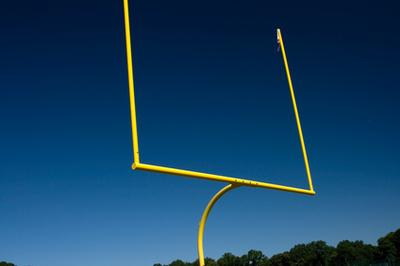
//> input picture cvtests/hough/fieldGoal1.jpg, 400 x 266 px
$ ./DisplayImage fieldGoal1.jpg   (built with g++ and OpenCV 4)
//> lines starting //> are read from the running program, lines starting //| are printed output that depends on the picture
/* This is a standalone program. Pass an image name as the first parameter
of the program.  Switch between standard and probabilistic Hough transform
by changing "#if 1" to "#if 0" and back */
#include <cv.h>
#include <highgui.h>
#include <math.h>

using namespace cv;

int main(int argc, char** argv)
{
    Mat src, dst, color_dst;
    if( argc != 2 || !(src=imread(argv[1], 0)).data)
        return -1;

    Canny( src, dst, 400, 500, 3 );
    cvtColor( dst, color_dst, CV_GRAY2BGR );

#if 0
    vector<Vec2f> lines;
    HoughLines( dst, lines, 1, CV_PI/180, 100 );

    for( size_t i = 0; i < lines.size(); i++ )
    {
        float rho = lines[i][0];
        float theta = lines[i][1];
        double a = cos(theta), b = sin(theta);
        double x0 = a*rho, y0 = b*rho;
        Point pt1(cvRound(x0 + 1000*(-b)),
                  cvRound(y0 + 1000*(a)));
        Point pt2(cvRound(x0 - 1000*(-b)),
                  cvRound(y0 - 1000*(a)));
        line( color_dst, pt1, pt2, Scalar(0,0,255), 3, 8 );
    }
#else
    vector<Vec4i> lines;
    HoughLinesP( dst, lines, 1, CV_PI/180, 80, 30, 10 );
    // my code:
    int longestI = -1;
    int longestI2 = -1;
    float longest = 0;
    float longest2 = 0;
    for( size_t i = 0; i < lines.size(); i++ )
    {

        line( color_dst, Point(lines[i][0], lines[i][1]),
            Point(lines[i][2], lines[i][3]), Scalar(0,0,255), 3, 8 );
        float diffX = lines[i][0]-lines[i][2];
        float diffY = lines[i][1]-lines[i][3];
        float dist = (float)sqrt(diffX*diffX+diffY*diffY);
        if (diffX == 0)// don't want zero div shit
          continue;
        float slope = diffY/diffX;
        if (dist > longest || longestI == -1)
        {
          longestI = i;
          longest = dist;
        }else
        if (dist > longest2 || longestI2 == -1)
        {
          longestI2 = i;
          longest2 = dist;
        }
        //printf("start:(%i, %i), end:(%i, %i)\n", lines[i][0], lines[i][1], lines[i][2], lines[i][3]);
        //break;
    }
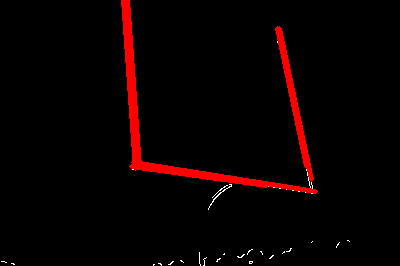
//> color_dst: 266 rows x 400 cols, CV_8UC3; mean B, G, R 0.6, 0.6, 9.8
//> after the loop, longestI = 0; longest = 184.3; longestI2 = 4; longest2 = 168.4
    {
      int i = longestI;
//> i = 0
        line( color_dst, Point(lines[i][0], lines[i][1]),
            Point(lines[i][2], lines[i][3]), Scalar(0,0,255), 3, 8 );
      i = longestI2;
//> i = 4
        line( color_dst, Point(lines[i][0], lines[i][1]),
            Point(lines[i][2], lines[i][3]), Scalar(0,0,255), 3, 8 );
    }
#endif
    namedWindow( "Source", 1 );
    imshow( "Source", src );
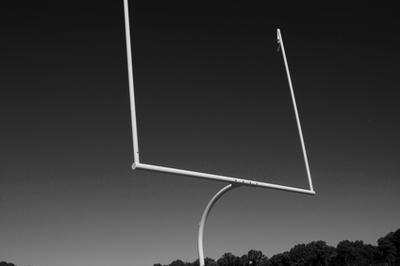
//> window 'Source': 266 rows x 400 cols, CV_8UC1; min 0, max 252, mean 56.8

    waitKey(0);
    namedWindow( "Detected Lines", 1 );
    imshow( "Detected Lines", color_dst );

    waitKey(0);
    return 0;
}

$ run again, on cvtests/hough/large-pool-underwater.jpg
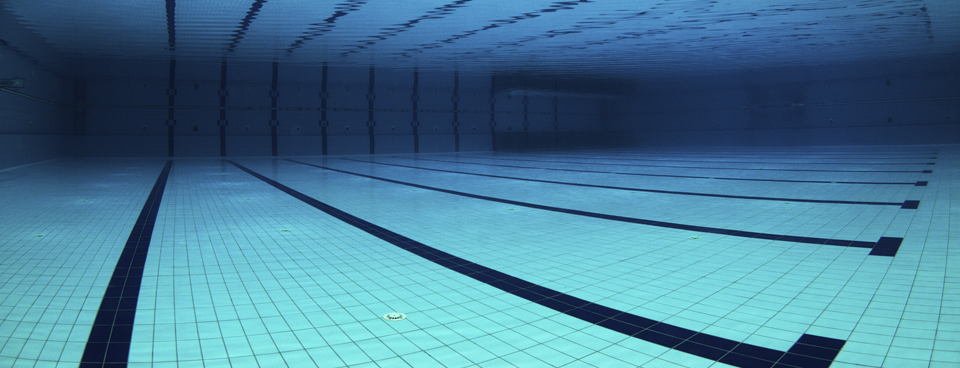
//> input picture cvtests/hough/large-pool-underwater.jpg, 960 x 368 px
//> after the loop `for( size_t i = 0; i < lines.size(); i++ )`:
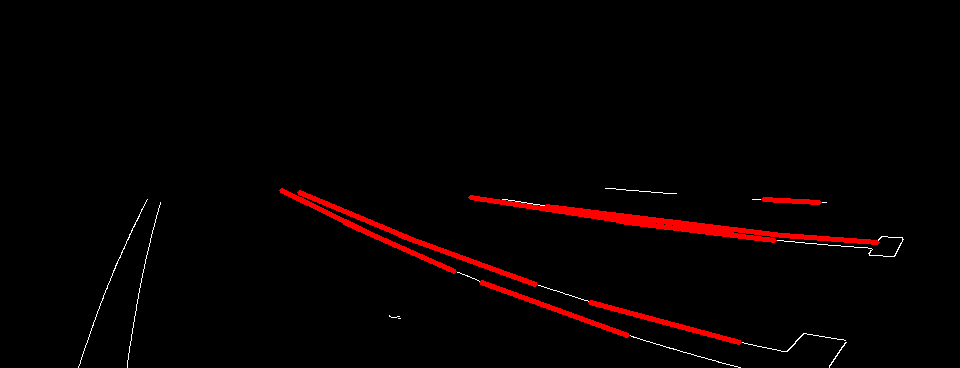
//> color_dst: 368 rows x 960 cols, CV_8UC3; mean B, G, R 0.7, 0.7, 6.1
//> `imshow( "Source", src );`:
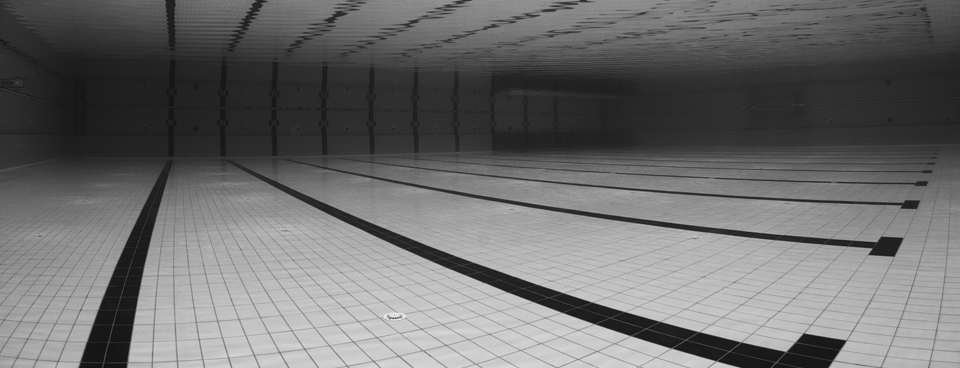
//> window 'Source': 368 rows x 960 cols, CV_8UC1; min 16, max 239, mean 109

$ run again, on cvtests/hough/ourfavouritepool.jpg
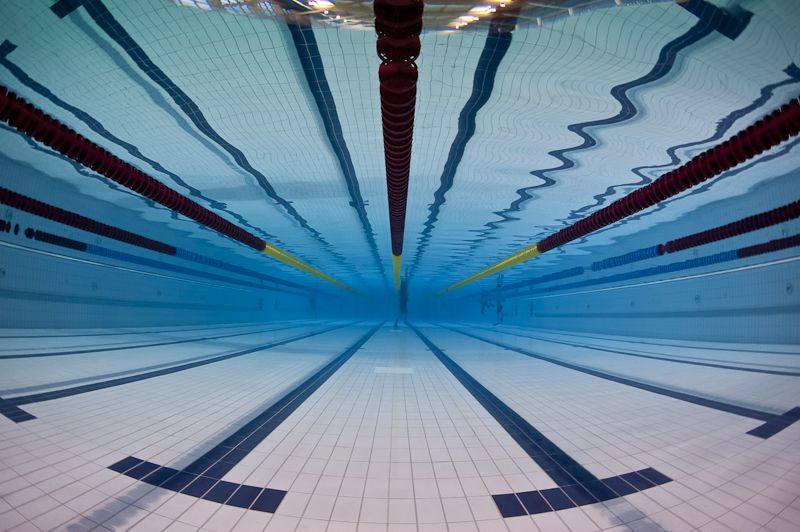
//> input picture cvtests/hough/ourfavouritepool.jpg, 800 x 532 px
//> after the loop `for( size_t i = 0; i < lines.size(); i++ )`:
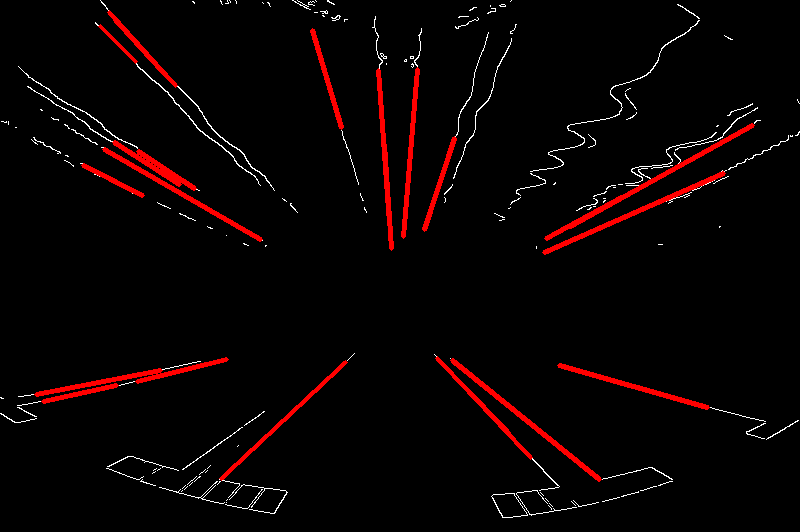
//> color_dst: 532 rows x 800 cols, CV_8UC3; mean B, G, R 2.7, 2.7, 10.2
//> `imshow( "Source", src );`:
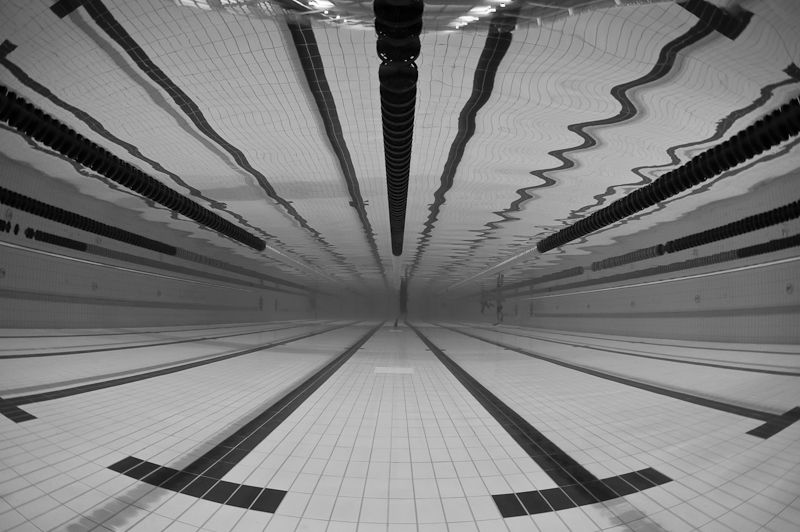
//> window 'Source': 532 rows x 800 cols, CV_8UC1; min 0, max 255, mean 124.6
